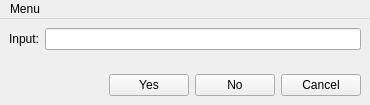
<?xml version="1.0" encoding="UTF-8"?>
<ui version="4.0">
 <class>MainWindow</class>
 <widget class="QMainWindow" name="MainWindow">
  <property name="geometry">
   <rect>
    <x>0</x>
    <y>0</y>
    <width>370</width>
    <height>105</height>
   </rect>
  </property>
  <property name="windowTitle">
   <string>QStateMachine-Example</string>
  </property>
  <widget class="QWidget" name="centralwidget">
   <layout class="QVBoxLayout" name="verticalLayout">
    <item>
     <layout class="QHBoxLayout" name="horizontalLayout_2">
      <item>
       <widget class="QLabel" name="label">
        <property name="text">
         <string>Input:</string>
        </property>
       </widget>
      </item>
      <item>
       <widget class="QLineEdit" name="lineEdit"/>
      </item>
     </layout>
    </item>
    <item>
     <spacer name="verticalSpacer">
      <property name="orientation">
       <enum>Qt::Vertical</enum>
      </property>
      <property name="sizeHint" stdset="0">
       <size>
        <width>20</width>
        <height>19</height>
       </size>
      </property>
     </spacer>
    </item>
    <item>
     <layout class="QHBoxLayout" name="horizontalLayout">
      <item>
       <spacer name="horizontalSpacer">
        <property name="orientation">
         <enum>Qt::Horizontal</enum>
        </property>
        <property name="sizeHint" stdset="0">
         <size>
          <width>40</width>
          <height>20</height>
         </size>
        </property>
       </spacer>
      </item>
      <item>
       <widget class="QPushButton" name="yesButton">
        <property name="text">
         <string>Yes</string>
        </property>
       </widget>
      </item>
      <item>
       <widget class="QPushButton" name="noButton">
        <property name="text">
         <string>No</string>
        </property>
       </widget>
      </item>
      <item>
       <widget class="QPushButton" name="cancelButton">
        <property name="text">
         <string>Cancel</string>
        </property>
       </widget>
      </item>
     </layout>
    </item>
   </layout>
  </widget>
  <widget class="QMenuBar" name="menuBar">
   <property name="geometry">
    <rect>
     <x>0</x>
     <y>0</y>
     <width>370</width>
     <height>17</height>
    </rect>
   </property>
   <widget class="QMenu" name="mainMenu">
    <property name="title">
     <string>Menu</string>
    </property>
    <addaction name="actionState_1"/>
    <addaction name="actionState_2"/>
   </widget>
   <addaction name="mainMenu"/>
  </widget>
  <action name="actionState_1">
   <property name="text">
    <string>State 1</string>
   </property>
  </action>
  <action name="actionState_2">
   <property name="text">
    <string>State 2</string>
   </property>
  </action>
  <action name="actionState_3">
   <property name="text">
    <string>State 3</string>
   </property>
  </action>
 </widget>
 <resources/>
 <connections/>
</ui>
